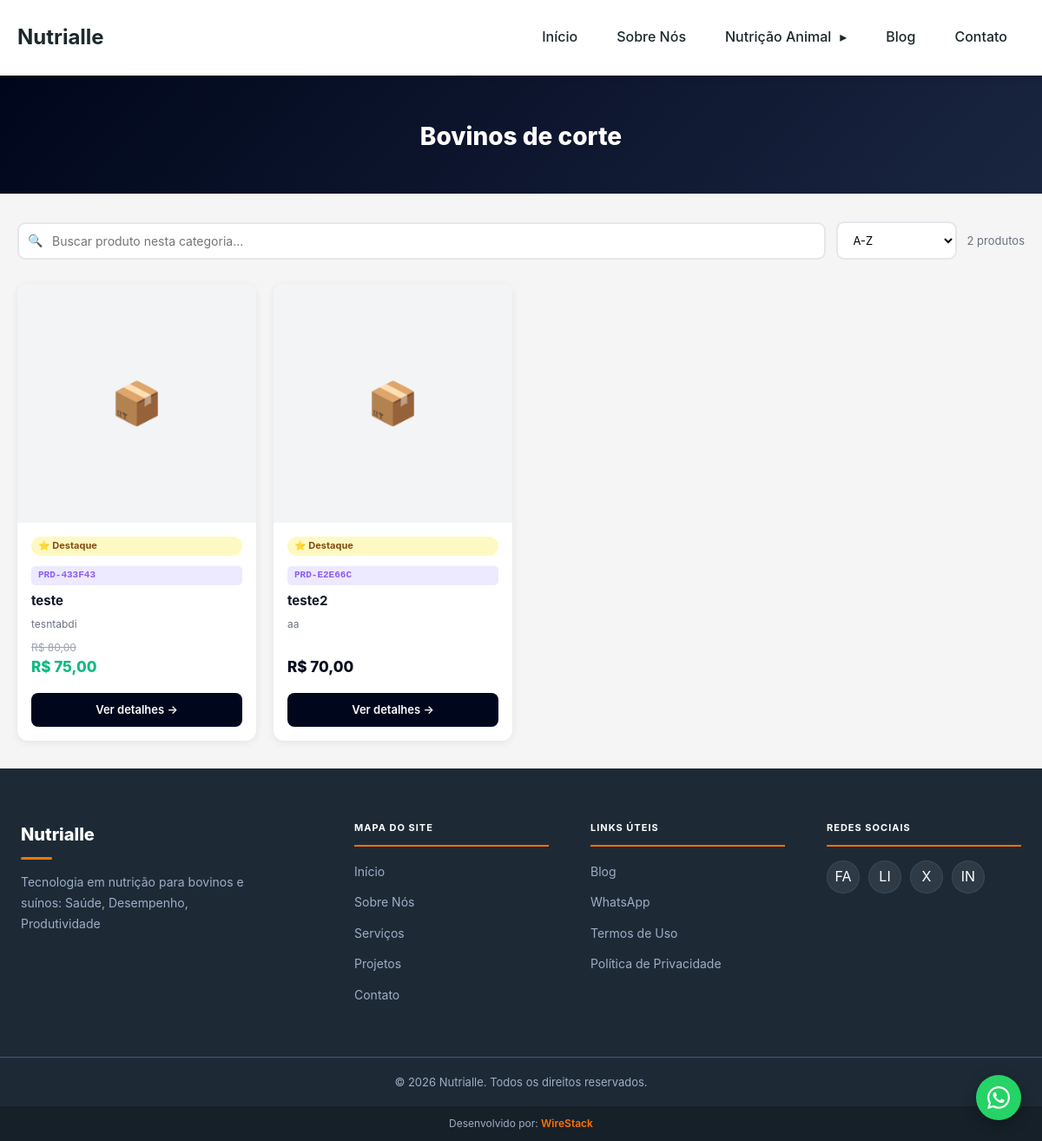
The page /produtos/bovinos-de-corte on the database its author committed.
### tables this page shows
CREATE TABLE IF NOT EXISTS `header_config` (
  `id` int UNSIGNED NOT NULL AUTO_INCREMENT,
  `nome_empresa` varchar(120) NOT NULL DEFAULT 'Minha Empresa',
  `logo_url` varchar(500) DEFAULT NULL,
  `cor_fundo` varchar(7) NOT NULL DEFAULT '#00071c',
  `cor_texto` varchar(7) NOT NULL DEFAULT '#ffffff',
  `cor_borda` varchar(7) NOT NULL DEFAULT '#1e2a3a',
  `cor_nav_link` varchar(7) NOT NULL DEFAULT '#ffffff',
  `mob_cor_fundo` varchar(7) NOT NULL DEFAULT '#111827',
  `mob_cor_texto` varchar(7) NOT NULL DEFAULT '#ffffff',
  `mob_cor_borda` varchar(7) NOT NULL DEFAULT '#1e2a3a',
  `mob_cor_nav_link` varchar(7) NOT NULL DEFAULT '#ffffff',
  `mob_cor_menu_aberto` varchar(7) NOT NULL DEFAULT '#1a2235',
  `ativo` tinyint(1) NOT NULL DEFAULT '1',
  `created_at` datetime NOT NULL DEFAULT CURRENT_TIMESTAMP,
  `updated_at` datetime NOT NULL DEFAULT CURRENT_TIMESTAMP ON UPDATE CURRENT_TIMESTAMP,
  PRIMARY KEY (`id`)
);

CREATE TABLE IF NOT EXISTS `menus` (
  `id` int NOT NULL AUTO_INCREMENT,
  `name` varchar(100) NOT NULL,
  `slug` varchar(100) NOT NULL,
  `url` varchar(255) DEFAULT NULL,
  `pagina_id` int DEFAULT NULL,
  `target` enum('_self','_blank') DEFAULT '_self',
  `order_position` int DEFAULT '0',
  `active` tinyint(1) DEFAULT '1',
  `created_at` timestamp NOT NULL DEFAULT CURRENT_TIMESTAMP,
  `updated_at` timestamp NOT NULL DEFAULT CURRENT_TIMESTAMP ON UPDATE CURRENT_TIMESTAMP,
  PRIMARY KEY (`id`),
  UNIQUE KEY `slug` (`slug`)
);

CREATE TABLE IF NOT EXISTS `categorias_produtos` (
  `id` int NOT NULL AUTO_INCREMENT,
  `nome` varchar(200) NOT NULL,
  `slug` varchar(200) NOT NULL,
  `descricao` text,
  `imagem` varchar(500) DEFAULT NULL,
  `meta_description` varchar(255) DEFAULT NULL,
  `meta_keywords` varchar(255) DEFAULT NULL,
  `ordem` int DEFAULT '0',
  `ativo` tinyint(1) DEFAULT '1',
  `created_at` timestamp NULL DEFAULT CURRENT_TIMESTAMP,
  `updated_at` timestamp NULL DEFAULT CURRENT_TIMESTAMP ON UPDATE CURRENT_TIMESTAMP,
  PRIMARY KEY (`id`),
  UNIQUE KEY `slug_unique` (`slug`)
);

CREATE TABLE IF NOT EXISTS `produtos` (
  `id` int NOT NULL AUTO_INCREMENT,
  `sku` varchar(50) NOT NULL,
  `nome` varchar(300) NOT NULL,
  `descricao_curta` varchar(500) DEFAULT NULL,
  `descricao` text,
  `preco` decimal(10,2) DEFAULT NULL,
  `preco_promocional` decimal(10,2) DEFAULT NULL,
  `imagem_principal` varchar(500) DEFAULT NULL,
  `galeria_json` text,
  `destaque` tinyint(1) DEFAULT '0',
  `ativo` tinyint(1) DEFAULT '1',
  `meta_description` varchar(255) DEFAULT NULL,
  `meta_keywords` varchar(255) DEFAULT NULL,
  `created_at` timestamp NULL DEFAULT CURRENT_TIMESTAMP,
  `updated_at` timestamp NULL DEFAULT CURRENT_TIMESTAMP ON UPDATE CURRENT_TIMESTAMP,
  PRIMARY KEY (`id`),
  UNIQUE KEY `sku_unique` (`sku`)
);

CREATE TABLE IF NOT EXISTS `rodape_config` (
  `id` int UNSIGNED NOT NULL AUTO_INCREMENT,
  `nome_empresa` varchar(120) NOT NULL DEFAULT '',
  `descricao` text,
  `logo_url` varchar(500) DEFAULT NULL,
  `copyright_texto` varchar(300) DEFAULT '',
  `ativo` tinyint(1) NOT NULL DEFAULT '1',
  `created_at` datetime NOT NULL DEFAULT CURRENT_TIMESTAMP,
  `updated_at` datetime NOT NULL DEFAULT CURRENT_TIMESTAMP ON UPDATE CURRENT_TIMESTAMP,
  PRIMARY KEY (`id`)
);

CREATE TABLE IF NOT EXISTS `rodape_colunas` (
  `id` int UNSIGNED NOT NULL AUTO_INCREMENT,
  `titulo` varchar(120) NOT NULL,
  `ordem` smallint NOT NULL DEFAULT '0',
  `ativo` tinyint(1) NOT NULL DEFAULT '1',
  `created_at` datetime NOT NULL DEFAULT CURRENT_TIMESTAMP,
  `updated_at` datetime NOT NULL DEFAULT CURRENT_TIMESTAMP ON UPDATE CURRENT_TIMESTAMP,
  PRIMARY KEY (`id`),
  KEY `idx_ordem` (`ordem`),
  KEY `idx_ativo` (`ativo`)
);

CREATE TABLE IF NOT EXISTS `rodape_links` (
  `id` int UNSIGNED NOT NULL AUTO_INCREMENT,
  `coluna_id` int UNSIGNED NOT NULL,
  `label` varchar(150) NOT NULL,
  `url` varchar(500) NOT NULL,
  `target` enum('_self','_blank') NOT NULL DEFAULT '_self',
  `ordem` smallint NOT NULL DEFAULT '0',
  `ativo` tinyint(1) NOT NULL DEFAULT '1',
  `created_at` datetime NOT NULL DEFAULT CURRENT_TIMESTAMP,
  `updated_at` datetime NOT NULL DEFAULT CURRENT_TIMESTAMP ON UPDATE CURRENT_TIMESTAMP,
  PRIMARY KEY (`id`),
  KEY `idx_coluna` (`coluna_id`),
  KEY `idx_ordem` (`ordem`),
  KEY `idx_ativo` (`ativo`)
);

CREATE TABLE IF NOT EXISTS `rodape_redes_sociais` (
  `id` int UNSIGNED NOT NULL AUTO_INCREMENT,
  `rede` varchar(60) NOT NULL,
  `url` varchar(500) NOT NULL,
  `icone_svg` text,
  `ordem` smallint NOT NULL DEFAULT '0',
  `ativo` tinyint(1) NOT NULL DEFAULT '1',
  `created_at` datetime NOT NULL DEFAULT CURRENT_TIMESTAMP,
  `updated_at` datetime NOT NULL DEFAULT CURRENT_TIMESTAMP ON UPDATE CURRENT_TIMESTAMP,
  PRIMARY KEY (`id`),
  KEY `idx_ordem` (`ordem`),
  KEY `idx_ativo` (`ativo`)
);

### categoria-produtos.php (the view, shortened to what the rows shown need)
<?php
$db = getDB();
$slug = trim($_GET['slug'] ?? '');
$stmt = $db->prepare("SELECT * FROM categorias_produtos WHERE slug = ? AND ativo = 1");
$stmt->execute([$slug]);
$cat_produto = $stmt->fetch();
$filtro    = trim($_GET['q'] ?? '');
$order     = $_GET['order'] ?? 'nome';
$order_map = [
    'nome'       => 'p.nome ASC',
    'recente'    => 'p.created_at DESC',
    'preco_asc'  => 'p.preco ASC',
    'preco_desc' => 'p.preco DESC',
];
$order_sql = $order_map[$order] ?? 'p.nome ASC';
$where_extra = '';
$params = [$cat_produto['id']];
$stmt = $db->prepare("
    SELECT p.*
    FROM produtos p
    JOIN produto_categorias pc ON pc.produto_id = p.id
    WHERE pc.categoria_produto_id = ? AND p.ativo = 1
    $where_extra
    ORDER BY $order_sql
");
$stmt->execute($params);
$produtos = $stmt->fetchAll();
$cat_url          = BASE_URL . '/produtos/' . $cat_produto['slug'];
include __DIR__ . '/includes/header.php';
?>
<div class="cat-hero">
    <h1><?= htmlspecialchars($cat_produto['nome']) ?></h1>
</div>
<div class="cat-body">
    <?php if (empty($produtos)): ?>
        <div class="empty">
            <div style="font-size:56px;margin-bottom:12px">🔍</div>
            <h3 style="color:#374151;margin-bottom:8px">
                <?= $filtro ? 'Nenhum resultado encontrado' : 'Nenhum produto nesta categoria' ?>
            </h3>
            <?php if ($filtro): ?>
                <p style="font-size:13px;margin-bottom:16px">Tente outros termos de busca.</p>
                <a href="<?= $cat_url ?>" style="color:#4f6ef7;font-size:13px;font-weight:600">← Ver todos</a>
            <?php endif; ?>
        </div>
    <?php else: ?>
    <div class="prod-grid">
        <?php foreach ($produtos as $prod): ?>
        <div class="prod-card">
            <a href="<?= BASE_URL ?>/produto/<?= urlencode($prod['sku']) ?>" class="prod-img">
                <?php if (!empty($prod['imagem_principal'])): ?>
                    <img src="<?= htmlspecialchars($prod['imagem_principal']) ?>" alt="<?= htmlspecialchars($prod['nome']) ?>">
                <?php else: ?>
                    📦
                <?php endif; ?>
            </a>
            <div class="prod-body">
                <?php if (!empty($prod['destaque'])): ?>
                    <span class="badge-dest">⭐ Destaque</span>
                <?php endif; ?>
                <span class="prod-sku"><?= htmlspecialchars($prod['sku']) ?></span>
                <div class="prod-name"><?= htmlspecialchars($prod['nome']) ?></div>
                <?php if (!empty($prod['descricao_curta'])): ?>
                    <div class="prod-desc"><?= htmlspecialchars($prod['descricao_curta']) ?></div>
                <?php endif; ?>
                <?php if (!empty($prod['preco'])): ?>
                <div class="prod-preco">
                    <?php if (!empty($prod['preco_promocional'])): ?>
                        <div class="preco-old">R$ <?= number_format($prod['preco'], 2, ',', '.') ?></div>
                        <div class="preco-promo">R$ <?= number_format($prod['preco_promocional'], 2, ',', '.') ?></div>
                    <?php else: ?>
                        <div class="preco-val">R$ <?= number_format($prod['preco'], 2, ',', '.') ?></div>
                    <?php endif; ?>
                </div>
                <?php endif; ?>
            </div>
            <div class="prod-foot">
                <a href="<?= BASE_URL ?>/produto/<?= urlencode($prod['sku']) ?>" class="btn-detalhe">Ver detalhes →</a>
            </div>
        </div>
        <?php endforeach; ?>
    </div>
    <?php endif; ?>
</div>
<?php include __DIR__ . '/includes/footer.php'; ?>
</body>
</html>

### includes/header.php (shortened to what the rows shown need)
<?php
$_hdr_cfg = $db->query("SELECT * FROM header_config WHERE ativo = 1 LIMIT 1")->fetch();
$_hc = [
    'nome_empresa'     => $_hdr_cfg['nome_empresa']     ?? 'Minha Empresa',
    'logo_url'         => $_hdr_cfg['logo_url']         ?? null,
    'cor_fundo'        => $_hdr_cfg['cor_fundo']        ?? '#00071c',
    'cor_texto'        => $_hdr_cfg['cor_texto']        ?? '#ffffff',
    'cor_borda'        => $_hdr_cfg['cor_borda']        ?? '#1e2a3a',
    'cor_nav_link'     => $_hdr_cfg['cor_nav_link']     ?? '#ffffff',
    'mob_cor_fundo'       => $_hdr_cfg['mob_cor_fundo']       ?? '#111827',
    'mob_cor_texto'       => $_hdr_cfg['mob_cor_texto']       ?? '#ffffff',
    'mob_cor_borda'       => $_hdr_cfg['mob_cor_borda']       ?? '#1e2a3a',
    'mob_cor_nav_link'    => $_hdr_cfg['mob_cor_nav_link']    ?? '#ffffff',
    'mob_cor_menu_aberto' => $_hdr_cfg['mob_cor_menu_aberto'] ?? '#1a2235',
];
$_hdr_stmt = $db->query("
    SELECT
        m.id as menu_id, m.name as menu_name, m.slug as menu_slug,
        m.url as menu_url, m.target as menu_target,
        c.id as categoria_id, c.name as categoria_name, c.slug as categoria_slug,
        c.url as categoria_url, c.target as categoria_target,
        s.id as subcategoria_id, s.name as subcategoria_name, s.slug as subcategoria_slug,
        s.url as subcategoria_url, s.target as subcategoria_target
    FROM menus m
    LEFT JOIN categorias c ON m.id = c.menu_id AND c.active = 1
    LEFT JOIN subcategorias s ON c.id = s.categoria_id AND s.active = 1
    WHERE m.active = 1
    ORDER BY m.order_position ASC, m.name ASC,
             c.order_position ASC, c.name ASC,
             s.order_position ASC, s.name ASC
");
$_hdr_result = $_hdr_stmt->fetchAll();
$menus = [];
foreach ($_hdr_result as $row) {
    $mid = $row['menu_id'];
    if (!isset($menus[$mid])) {
        $menus[$mid] = [
            'id' => $mid, 'name' => $row['menu_name'], 'slug' => $row['menu_slug'],
            'url' => $row['menu_url'], 'target' => $row['menu_target'], 'categorias' => []
        ];
    }
    if ($row['categoria_id']) {
        $cid = $row['categoria_id'];
        if (!isset($menus[$mid]['categorias'][$cid])) {
            $menus[$mid]['categorias'][$cid] = [
                'id' => $cid, 'name' => $row['categoria_name'], 'slug' => $row['categoria_slug'],
                'url' => $row['categoria_url'], 'target' => $row['categoria_target'], 'subcategorias' => []
            ];
        }
    }
}
function _hce(string $v): string {
    return htmlspecialchars($v, ENT_QUOTES, 'UTF-8');
}
?>
<!DOCTYPE html>
<html lang="pt-BR">
<head>
    <link rel="stylesheet" href="<?= BASE_URL ?>/assets/css/style.css">
</head>
<body>
<header class="header">
    <div class="header-container">
        <div class="logo">
            <a href="<?= BASE_URL ?>/">
                <?php if (!empty($_hc['logo_url'])): ?>
                    <img src="<?= _hce($_hc['logo_url']) ?>"
                         alt="<?= _hce($_hc['nome_empresa']) ?>"
                         style="max-height:40px;display:block">
                <?php else: ?>
                    <?= _hce($_hc['nome_empresa']) ?>
                <?php endif; ?>
            </a>
        </div>
        <nav class="main-nav" id="mainNav">
            <ul>
                <?php foreach ($menus as $menu): ?>
                    <?php
                    $hasCats = count($menu['categorias']) > 0;
                    if ($hasCats) {
                        $menuLink = '#'; $menuClickable = false;
                    } elseif (!empty($menu['url'])) {
                        $menuLink = _hce($menu['url']); $menuClickable = true;
                    } else {
                        $menuLink = BASE_URL . '/' . _hce($menu['slug']); $menuClickable = true;
                    }
                    ?>
                    <li class="<?= $hasCats ? 'has-submenu' : '' ?>">
                        <?php if ($menuClickable): ?>
                            <a href="<?= $menuLink ?>" target="<?= _hce($menu['target']) ?>"><?= _hce($menu['name']) ?></a>
                        <?php else: ?>
                            <a href="#" onclick="return false;"><?= _hce($menu['name']) ?></a>
                        <?php endif; ?>
                    </li>
                <?php endforeach; ?>
            </ul>
        </nav>
    </div>
</header>

### includes/footer.php (shortened to what the rows shown need)
<?php
$_rf_config  = $db->query("SELECT * FROM rodape_config LIMIT 1")->fetch();
$_rf_colunas = $db->query("SELECT * FROM rodape_colunas WHERE ativo = 1 ORDER BY ordem ASC")->fetchAll();
$_rf_redes   = $db->query("SELECT * FROM rodape_redes_sociais WHERE ativo = 1 ORDER BY ordem ASC")->fetchAll();
?>
<footer class="site-footer">
    <div class="footer-inner">
        <div class="footer-brand">
            <?php if (!empty($_rf_config['logo_url'])): ?>
                <a href="<?= BASE_URL ?>/" class="footer-brand-name">
                    <img src="<?= htmlspecialchars($_rf_config['logo_url']) ?>" alt="<?= htmlspecialchars($_rf_config['nome_empresa'] ?? SITE_NAME) ?>">
                </a>
            <?php else: ?>
                <a href="<?= BASE_URL ?>/" class="footer-brand-name">
                    <?= htmlspecialchars($_rf_config['nome_empresa'] ?? SITE_NAME) ?>
                </a>
            <?php endif; ?>
            <div class="footer-divisor"></div>
            <?php if (!empty($_rf_config['descricao'])): ?>
                <p class="footer-desc"><?= htmlspecialchars($_rf_config['descricao']) ?></p>
            <?php endif; ?>
        </div>
        <?php foreach ($_rf_colunas as $col):
            $col_links = $db->prepare("SELECT * FROM rodape_links WHERE coluna_id = ? AND ativo = 1 ORDER BY ordem ASC");
            $col_links->execute([$col['id']]);
            $col_links = $col_links->fetchAll();
        ?>
        <div class="footer-col">
            <div class="footer-col-title"><?= htmlspecialchars($col['titulo']) ?></div>
            <ul>
                <?php foreach ($col_links as $link): ?>
                    <li>
                        <a href="<?= htmlspecialchars($link['url']) ?>"
                           <?= !empty($link['target']) && $link['target'] !== '_self' ? 'target="'.htmlspecialchars($link['target']).'" rel="noopener"' : '' ?>>
                            <?= htmlspecialchars($link['label']) ?>
                        </a>
                    </li>
                <?php endforeach; ?>
            </ul>
        </div>
        <?php endforeach; ?>
        <?php if (!empty($_rf_redes)): ?>
        <div class="footer-redes">
            <div class="footer-redes-icons">
                <?php foreach ($_rf_redes as $rede): ?>
                    <a href="<?= htmlspecialchars($rede['url']) ?>"
                       class="footer-rede-btn"
                       target="_blank" rel="noopener"
                       title="<?= ucfirst($rede['rede']) ?>">
                        <?= $_rf_icones[$rede['rede']] ?? htmlspecialchars(strtoupper(substr($rede['rede'], 0, 2))) ?>
                    </a>
                <?php endforeach; ?>
            </div>
        </div>
        <?php endif; ?>
    </div>
    <div class="footer-bottom">
        <?= htmlspecialchars($_rf_config['copyright_texto'] ?? '© ' . date('Y') . ' ' . SITE_NAME . '. Todos os direitos reservados.') ?>
    </div>
    <div class="footer-dev">
        Desenvolvido por: <a href="https://wirestack.com.br/" target="_blank" rel="noopener">WireStack</a>
    </div>
</footer>

### rows shown on the page
header_config: nome_empresa "Nutrialle"
menus: name "Início"
menus: name "Sobre Nós"
menus: name "Blog"
menus: name "Contato"
categorias_produtos: nome "Bovinos de corte"
produtos: destaque "⭐ Destaque", sku "PRD-433F43", nome "teste", descricao_curta "tesntabdi", preco "80,00", preco_promocional "75,00"
produtos: destaque "⭐ Destaque", sku "PRD-E2E66C", nome "teste2", descricao_curta "aa", preco "70,00"
rodape_config: nome_empresa "Nutrialle", descricao "Tecnologia em nutrição para bovinos e suínos: Saúde, Desempenho, Produtividade", copyright_texto "© 2026 Nutrialle. Todos os direitos reservados."
rodape_colunas: titulo "MAPA DO SITE"
rodape_links: label "Início"
rodape_links: label "Sobre Nós"
rodape_links: label "Serviços"
rodape_links: label "Projetos"
rodape_links: label "Contato"
rodape_colunas: titulo "LINKS ÚTEIS"
rodape_links: label "Blog"
rodape_links: label "WhatsApp"
rodape_links: label "Termos de Uso"
rodape_links: label "Política de Privacidade"
rodape_redes_sociais: rede "FA"
rodape_redes_sociais: rede "LI"
rodape_redes_sociais: rede "X"
rodape_redes_sociais: rede "IN"

### other values the page prints
_hce($menu['name']) "Nutrição Animal"
count($produtos) "2"
